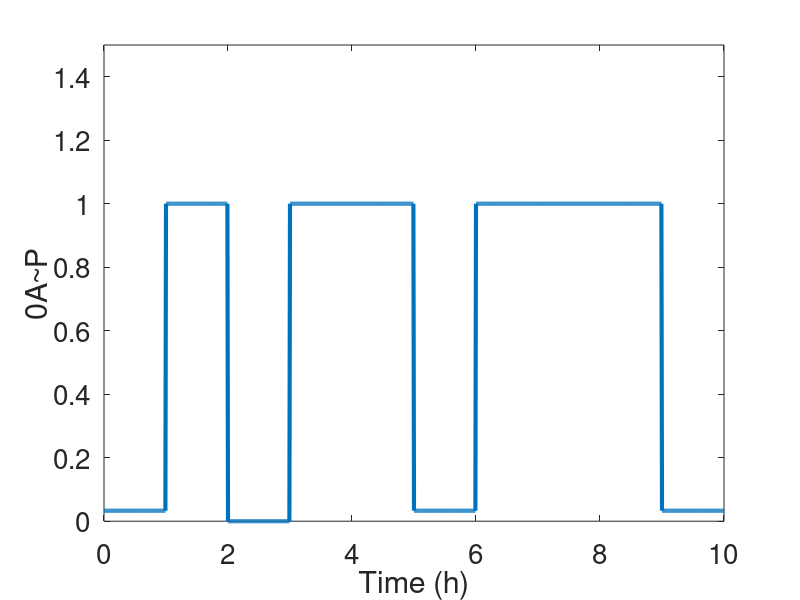
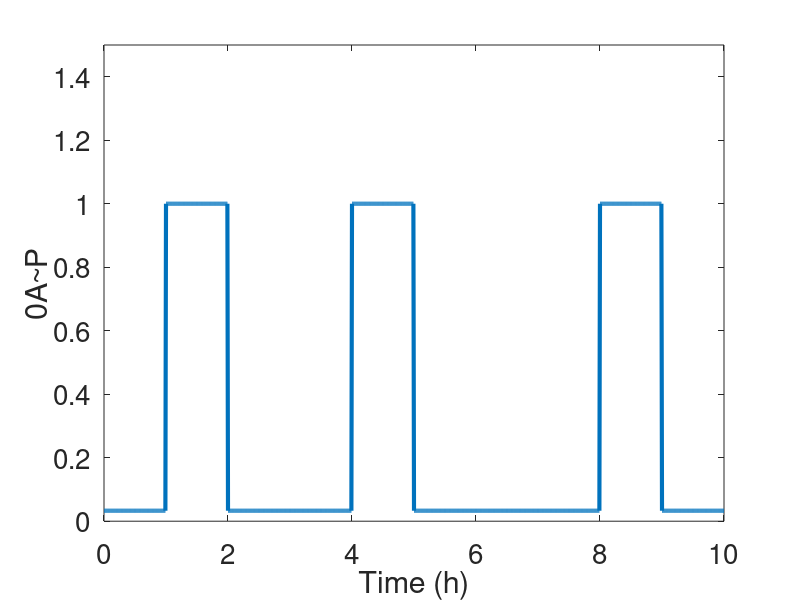

These charts were generated, in order, by the following MATLAB code:
% Example plulse


% Incresing ON

x=0:0.01:10

for i=1:1:size(x,2)

    if x(i)<1
        y(i)=0.033;
    end

     if (x(i)>=1 && x(i)<2)
         y(i)=1;
     end

     if (x(i)>=2 && x(i)>3)
         y(i)=0.033;
     end

     if (x(i)>=3 && x(i)<5)
         y(i)=1;
     end

     if (x(i)>=5 && x(i)>6)
         y(i)=0.033;
     end

        if (x(i)>=6 && x(i)<9)
         y(i)=1;
        end

     if (x(i)>=9)
         y(i)=0.033;
        end


end

figure
plot(x,y,'LineWidth',3)
ylim([0 1.5])
set(gca,'FontSize',20)
xlabel ('Time (h)')
ylabel ('0A~P')


%% 
% Incresing OFF

x=0:0.01:10

for i=1:1:size(x,2)

    if x(i)<1
        y(i)=0.033;
    end

     if (x(i)>1 && x(i)<2)
         y(i)=1;
     end

     if (x(i)>=2 && x(i)<4)
         y(i)=0.033;
     end

     if (x(i)>=4 && x(i)<5)
         y(i)=1;
     end

     if (x(i)>=5 && x(i)<8)
         y(i)=0.033;
     end

        if (x(i)>=8 && x(i)<9)
         y(i)=1;
        end

     if (x(i)>=10)
         y(i)=0.033;
     end


end

figure
plot(x,y,'LineWidth',3)
ylim([0 1.5])
set(gca,'FontSize',20)
xlabel ('Time (h)')
ylabel ('0A~P')